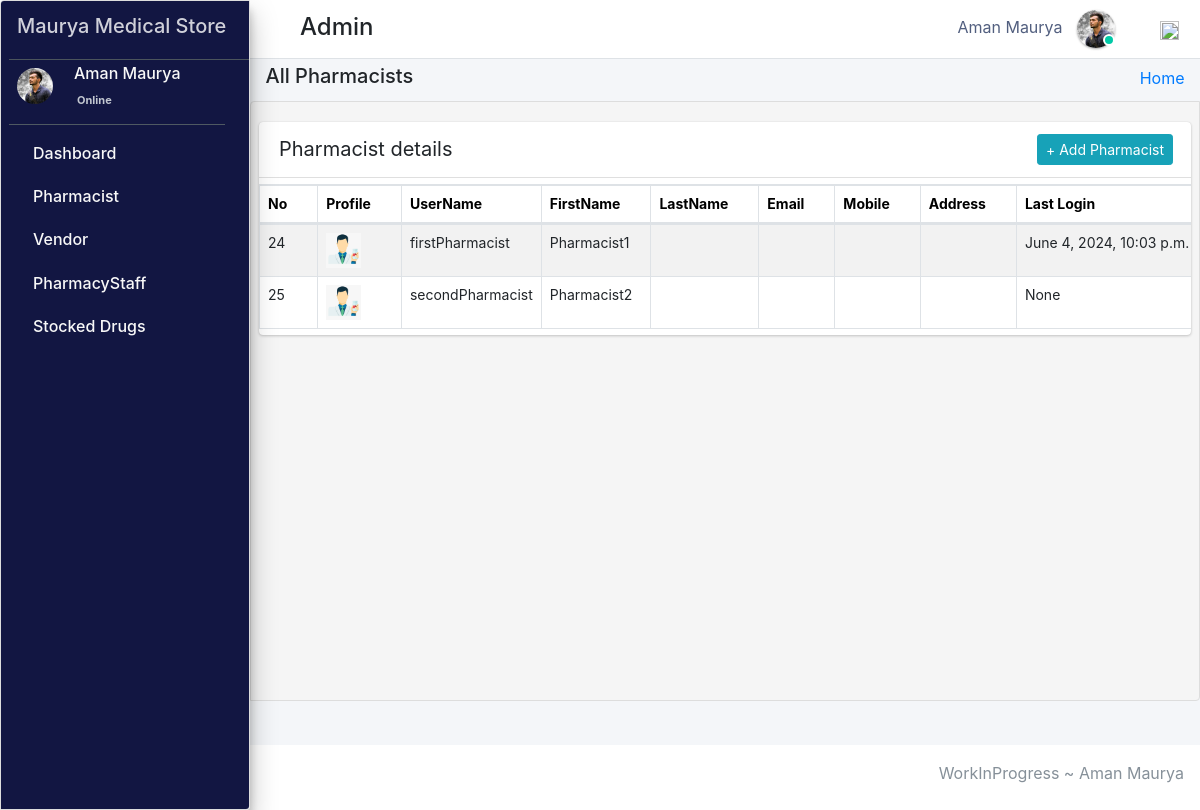
Page /admin_user/manage_pharmacist/ (signed in) on the committed database.
### pharmacy/models.py (models this page shows, shortened)
class CustomUser(AbstractUser):
    user_type_data = ((1, "AdminHOD"), (2, "Pharmacist"), (3, "Doctor"), (4, "PharmacyClerk"),(5, "Patients"))
    user_type = models.CharField(default=1, choices=user_type_data, max_length=10)

class AdminHOD(models.Model):
    gender_category=(
        ('Male','Male'),
        ('Female','Female'),
    )
    admin = models.OneToOneField(CustomUser,null=True, on_delete = models.CASCADE)
    emp_no= models.CharField(max_length=100,null=True,blank=True)
    gender=models.CharField(max_length=100,null=True,choices=gender_category)
    mobile=models.CharField(max_length=10,null=True,blank=True)
    address=models.CharField(max_length=300,null=True,blank=True)
    profile_pic=models.ImageField(default="admin.png",null=True,blank=True)
    created_at = models.DateTimeField(auto_now_add=True)
    updated_at = models.DateTimeField(auto_now=True)
    date_employed=models.DateTimeField(auto_now_add=True, auto_now=False)
    objects = models.Manager()

class Pharmacist(models.Model):
    gender_category=(
        ('Male','Male'),
        ('Female','Female'),
    )
    admin = models.OneToOneField(CustomUser,null=True, on_delete = models.CASCADE)
    emp_no=models.CharField(max_length=100,null=True,blank=True)
    age= models.IntegerField(default='0', blank=True, null=True)
    gender=models.CharField(max_length=100,null=True,choices=gender_category)
    mobile =models.CharField(max_length=10,null=True,blank=True)
    address=models.CharField(max_length=300,null=True,blank=True)
    profile_pic=models.ImageField(default="images2.png",null=True,blank=True)
    created_at = models.DateTimeField(auto_now_add=True)
    updated_at = models.DateTimeField(auto_now=True)
    objects = models.Manager()

### pharmacy/HODViews.py (the view)
# urls.py: path('admin_user/manage_pharmacist/',HODViews.managePharmacist,name='manage_pharmacist'),
def managePharmacist(request):
    staffs = Pharmacist.objects.all()
    context = {
        "staffs": staffs,
        "title":"Manage Pharmacist"
    }
    return render(request,'hod_templates/all_pharmacist.html',context)

### pharmacy/LoginCheckMiddleWare.py (called while the page is built, shortened)
    def process_view(self, request, view_func, view_args, view_kwargs):
        modulename = view_func.__module__
        user = request.user
        if user.is_authenticated:
            if user.user_type == "1":
                if modulename == "pharmacy.HODViews":
                    pass
                elif modulename == "":
                    pass
                elif modulename == "pharmacy.views" or modulename == "django.views.static":
                    pass
                else:
                    pass
            else:
                return redirect("login")
        else:
            if request.path == reverse("login"):
                pass
            else:
                return redirect("login")

### pharmacy/templates/hod_templates/all_pharmacist.html (shortened to what this page needs)
{% extends 'hod_templates/base_template.html'%} {% block page_title %}
<h5>All Pharmacists</h5>
{% endblock page_title %} {% block main_content %}
<section class="content">
    <div class="row">
        <div class="col-md-12">
            <div class="card card-primar sc">
                <div class="card-header">
                    <span>Pharmacist details</span>
                    <div class="card-tools d-flex">
                        <a class="btn btn-sm btn-info mr-2" href="{% url 'add_pharmacist' %}" role="button">+ Add Pharmacist</a>
                    </div>
                </div>
                <table class="table table-bordered table-hover dataTable" id=plist>
                    <thead>
                        <tr>
                            <th>No</th>
                            <th>Profile</th>
                            <th>UserName</th>
                            <th>FirstName</th>
                            <th>LastName</th>
                            <th>Email</th>
                            <th>Mobile</th>
                            <th>Address</th>
                            <th>Last Login</th>
                        </tr>
                    </thead>
                    <tbody>
                        {% for staff in staffs %}
                        <tr class="hov">
                            <td>{{staff.admin.id}}</td>
                            <td> <img src="{{staff.profile_pic.url}}" class="" width="35" height="35" alt=""></td>
                            <td>{{staff.admin.username}}</td>
                            <td>{{staff.admin.first_name}}</td>
                            <td>{{staff.admin.last_name}}</td>
                            <td>{{staff.admin.email}}</td>
                            <td>{{staff.mobile}}</td>
                            <td>{{staff.address}}</td>
                            <td>{{staff.admin.last_login}}</td>
                        </tr>
                        {% endfor %}
                    </tbody>
                </table>
            </div>
        </div>
    </div>
</section>
{% endblock %}

### pharmacy/templates/hod_templates/base_template.html (shortened to what this page needs)
{% extends 'base_file.html' %} {% block htm %}
<body class="hold-transition sidebar-mini layout-fixed">
    <div class="wrapper">
        <nav class="main-header navbar navbar-expand navbar-white navbar-light">
            <ul class="navbar-nav">
                <li class="nav-item">
                    <a class="nav-link" data-widget="pushmenu" href="#" role="button"></a>
                </li>
            </ul>
            <h4 style="margin-left: 10px; margin-top: 5px;">Admin </h4>
            <ul class="navbar-nav ml-auto">
                <li class="mx-3">
                    <a href="#" class="sm-submenu-with-image a">
                        <span>{{user.first_name}}  {{user.last_name}}</span>
                        <img src="{{request.user.adminhod.profile_pic.url}}" class="img-circle elevation-1" width="38" height="38" alt="">
                        <span class="avatar-status avatar-sm-status avatar-status-success"></span>
                    </a>
                </li>
                <li class="nav-item dropdown ml-3 low">
                    <a href="#" class="btn btn-outlined btn-black text-muted bg-transparent " data-toggle="dropdown" aria-expanded="false" data-wow-delay="0.7s"><img src="https://img.icons8.com/ios/50/000000/settings.png" width="19" height="19">
                    </a>
                </li>
            </ul>
        </nav>
        {% include 'hod_templates/sidebar.html'%}
        <div class="content-wrapper">
            <div class="content-header">
                <div class="container-fluid">
                    <div class="row ">
                        <div class="col-sm-6">
                            <h1 class="m-0 text-dark">
                                {% block page_title %} {% endblock page_title %}
                            </h1>
                        </div>
                        <div class="col-sm-6 ">
                            <ol class="breadcrumb float-sm-right">
                                <li class="breadcrumb-item"><a href="{%url  'admin_dashboard' %}">Home</a></li>
                            </ol>
                        </div>
                    </div>
                </div>
            </div>
            {% block main_content %} {% endblock main_content %}
        </div>
        {% include 'hod_templates/footer.html'%}
    </div>
    {% endblock htm %}

### pharmacy/templates/hod_templates/sidebar.html (shortened to what this page needs)
<aside class="main-sidebar sidebar-dark-primary elevation-4">
    <a href="" class="brand-link ml-2">
        <span><h5>Maurya Medical Store</h5></span>
    </a>
    <div class="sidebar">
        <div class="user-panel mr-3">
            <div class="pull-left image sm-submenu-with-image a ml-2 ">
                <img src="{{request.user.adminhod.profile_pic.url}}" class="img-circle mt-2" width="36" height="36" alt="User Image">
            </div>
            <div class="pull-left info">
                <p>{{user.first_name}} {{user.last_name}}</p>
                <a href="#"> Online</a>
            </div>
        </div>
        <nav class="mt-2">
            <ul class="nav nav-pills nav-sidebar flex-column" data-widget="treeview" role="menu" data-accordion="false">
                <li class="nav-item">
                    <a href="{% url  'admin_dashboard' %}" class="nav-link">
                        <p>
                            Dashboard
                        </p>
                    </a>
                </li>
                <li class="nav-item">
                    <a href="#" class="nav-link">
                        <p>
                            Pharmacist
                        </p>
                    </a>
                </li>
                <li class="nav-item">
                    <a href="#" class="nav-link">
                        <p>
                            Vendor
                        </p>
                    </a>
                </li>
                <li class="nav-item">
                    <a href="#" class="nav-link">
                        <p>
                            PharmacyStaff
                        </p>
                    </a>
                </li>
                <li class="nav-item">
                    <a href="#" class="nav-link">
                        <p>
                            Stocked Drugs
                        </p>
                    </a>
                </li>
            </ul>
        </nav>
    </div>
</aside>

### static/css/main.css (style rules this page uses)
html { font-family: sans-serif; line-height: 1.15; -webkit-text-size-adjust: 100%; -webkit-tap-highlight-color: transparent; }
body { overflow-y: hidden; overflow-x: hidden; font-family: -apple-system, BlinkMacSystemFont, "Segoe UI", Roboto, "Helvetica Neue", Arial, "Noto Sans", sans-serif, "Apple Color Emoji", "Segoe UI Emoji", "Segoe UI Symbol", "Noto Color Emoji" !important; }
th { color: rgb(0, 0, 0); font-size: 14px !important; }
.content { background-color: #f5f5f5; border: 1px solid #dddddd; border-radius: 4px 0px 4px 0px; left: -1px; padding: 10px 7px 5px; }
.main-sidebar { background: #ffffff; border: 1px solid #dddddd; border-radius: 4px 0px 4px 0px; font-weight: bold; }
.content { height: 75vh; overflow-y: scroll; overflow-x: hidden; }
.sc { white-space: nowrap; display: block; overflow-x: hidden !important; }
.content .row { margin-top: 20px !important; }
.main-sidebar { background-color: #121642 !important; color: white !important; }
.main-sidebar p { color: #f8f8f8 !important; font-weight: 500 !important }
td { font-size: 14px !important; }
.hov { transition: transform .5s; }
.avatar-status { position: absolute; bottom: 12px; right: 75.4px; display: -ms-inline-flexbox; display: inline-flex; -ms-flex-negative: 0; flex-shrink: 0; -ms-flex-pack: center; justify-content: center; -ms-flex-align: center; align-items: center; white-space: nowrap; text-align: center; vertical-align: baseline; font-weight: 600; border: .125rem solid #fff; width: 12px; height: 12px; line-height: 1; font-size: .71094rem; border-radius: 50%; }
.avatar-status-success { color: #fff; background-color: #00c9a7; }
.card-header span { font-size: 20px !important; }
.table>tbody>tr>td, .table>tbody>tr>th, .table>tfoot>tr>td, .table>tfoot>tr>th, .table>thead>tr>td, .table>thead>tr>th { padding: 8px; line-height: 1.42857143; vertical-align: top; }
.pull-left { float: left; }
.pull-left { float: left!important; }
.user-panel>.info { padding: 5px 5px 5px 15px; line-height: 1; position: absolute; left: 55px; }
.user-panel>.info>p { font-weight: 600; margin-bottom: 9px; }
p { margin: 0 0 10px; }
.user-panel { padding-bottom: 20px; }
.user-panel:after { clear: both; }
.user-panel:before, .user-panel:after { content: " "; display: table; }
.user-panel>.info>a { text-decoration: none; padding-right: 5px; margin-top: 3px; font-size: 11px; overflow: hidden; white-space: nowrap; }
.table { background: white !important; }
.container-fluid { width: 100%; padding-right: 15px; padding-left: 15px; margin-right: auto; margin-left: auto; }
.row { display: flex; flex-wrap: wrap; margin-right: -15px; margin-left: -15px; }
.d-flex { display: flex !important; z-index: 44; }
.d-flex { display: flex !important; }
.table tbody tr:nth-of-type(odd) { background-color: rgba(0, 0, 0, .05) !important; }
.table tbody tr:nth-of-type(odd) { background-color: rgba(197, 197, 197, 0.05) !important; }
.img-circle { border-radius: 50%; }
.content-wrapper .content-header { padding: 5px 0.5rem !important; }

### static/css/profile.css (style rules this page uses)
li { list-style-type: none ! }
.navbar-nav span { color: #525f7f !important; margin-right: 10px !important; }
body { font-family: 'Rubik', sans-serif; height: 100% !important; }
.table tbody tr:nth-of-type(odd) { background-color: rgba(0, 0, 0, .05) !important; }

### rows in the picture
CustomUser: first_name "Aman", last_name "Maurya", user.adminhod.profile_pic (picture)
Pharmacist: admin.id "24", profile_pic (picture), admin.username "firstPharmacist", admin.first_name "Pharmacist1", admin.last_login "June 4, 2024, 10:03 p.m."
Pharmacist: admin.id "25", profile_pic (picture), admin.username "secondPharmacist", admin.first_name "Pharmacist2", admin.last_login "None"
